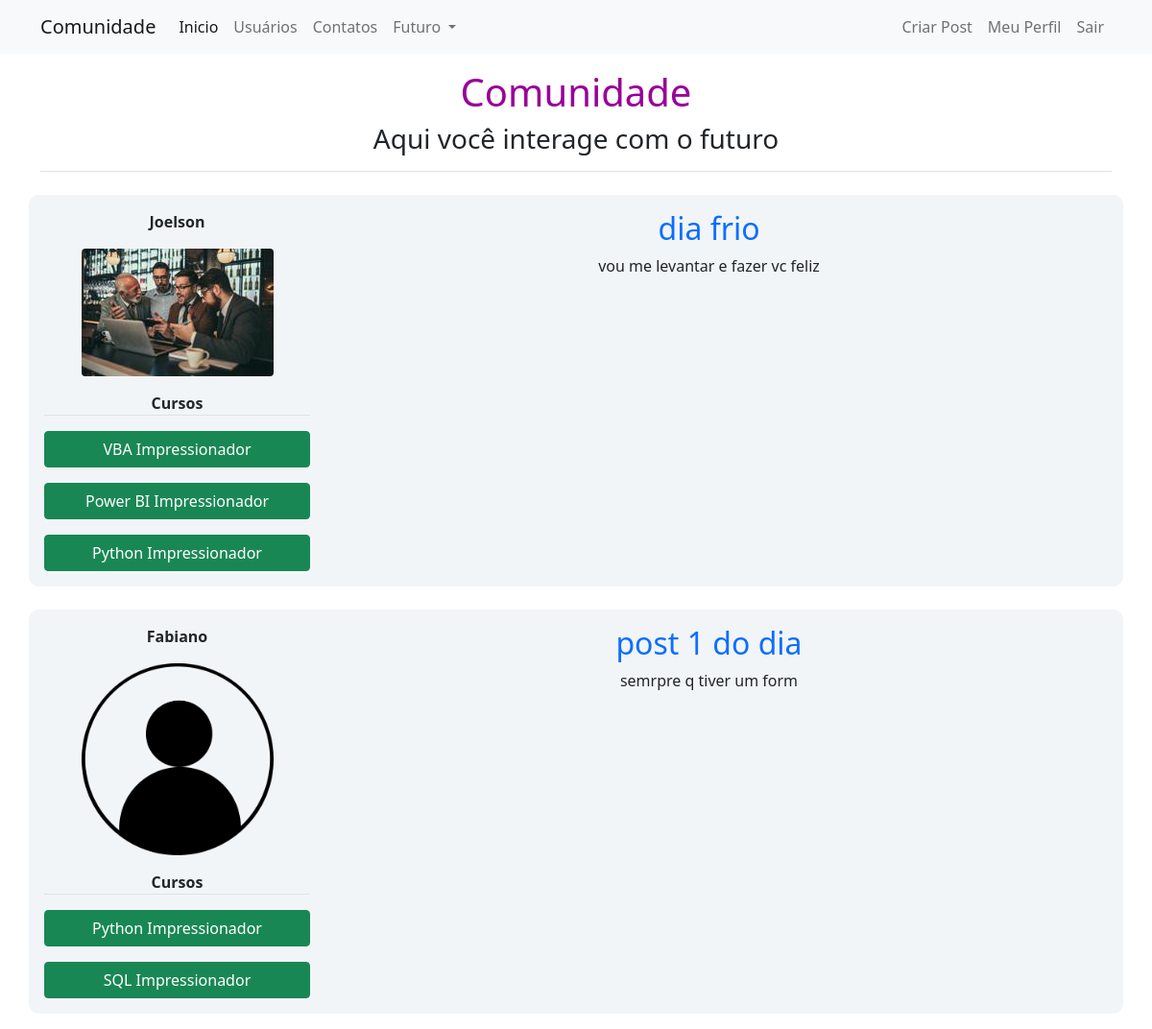
/ (signed in), run on the app's committed database.
### comunidade/models.py (models this page shows)
class Post(database.Model):
    id = database.Column(database.Integer, primary_key=True)
    titulo = database.Column(database.String, nullable=False)
    corpo = database.Column(database.Text, nullable=False)
    data_criacao = database.Column(database.DateTime, nullable=False, default=datetime.utcnow)
    id_usuario = database.Column(database.Integer, database.ForeignKey('usuario.id'), nullable=False)

class Usuario(database.Model, UserMixin):
    id = database.Column(database.Integer, primary_key=True)
    username = database.Column(database.String, nullable=False)
    email = database.Column(database.String, nullable=False, unique=True)
    senha = database.Column(database.String, nullable=False)
    foto_perfil = database.Column(database.String, default='default.jpg')
    posts = database.relationship('Post', backref='autor', lazy=True)
    cursos = database.Column(database.String, nullable=False, default='Não Informado')

### comunidade/routes.py (the view)
@app.route('/')
def home():
    posts = Post.query.order_by(Post.id.desc())
    return render_template("home.html", posts=posts)

### comunidade/models.py (called while the page is built)
@login_manager.user_loader
def load_usuario(id_usuario):
    return Usuario.query.get(int(id_usuario))

### comunidade/templates/home.html
{% extends 'base.html' %}
{% block body %}
    <main class="container mt-3">
        <h1 class="orange text-center">Comunidade</h1>
        <h3 class="border-bottom pb-3 text-center">Aqui você interage com o futuro</h3>
        {% for post in posts %}
        <section class="row mt-4 mb-3 p-3 meupost">
            <article class="col-3">
                <article class="text-center pb-3">
                    <strong>{{ post.autor.username }}</strong>
                </article>
                <figure class="image text-center">
                    <img src="{{ url_for('static', filename='fotos_perfil/{}'.format(post.autor.foto_perfil)) }}" class="rounded" width="200">
                </figure>
                <article class="row">
                    <strong class="border-bottom text-center">Cursos</strong>
                    {% for curso in post.autor.cursos.split(';') %}
                        <button type="button" class="btn btn-success mt-3" disable>{{ curso }}</button>
                    {% endfor %}
                </article>
            </article>
            <article class="col-9 text-center">
                <a class="post-exibir" href="{{ url_for('exibir_post', post_id=post.id) }}">
                    <h2>{{ post.titulo }}</h2>
                </a>
                <p>{{ post.corpo }}</p>
            </article>
        </section>
        {% endfor %}
    </main>
{% endblock %}

### comunidade/static/main.css (style rules this page uses)
.orange { color: #909 }
.meupost { background: #f2f5f8; border-radius: 10px; }
.post-exibir { text-decoration:none; }

### data on the page
Post: autor.username "Joelson", foto_perfil (picture), curso "VBA Impressionador" "Power BI Impressionador" "Python Impressionador", titulo "dia frio", corpo "vou me levantar e fazer vc feliz"
Post: autor.username "Fabiano", foto_perfil (placeholder picture), curso "Python Impressionador" "SQL Impressionador", titulo "post 1 do dia", corpo "semrpre q tiver um form"
